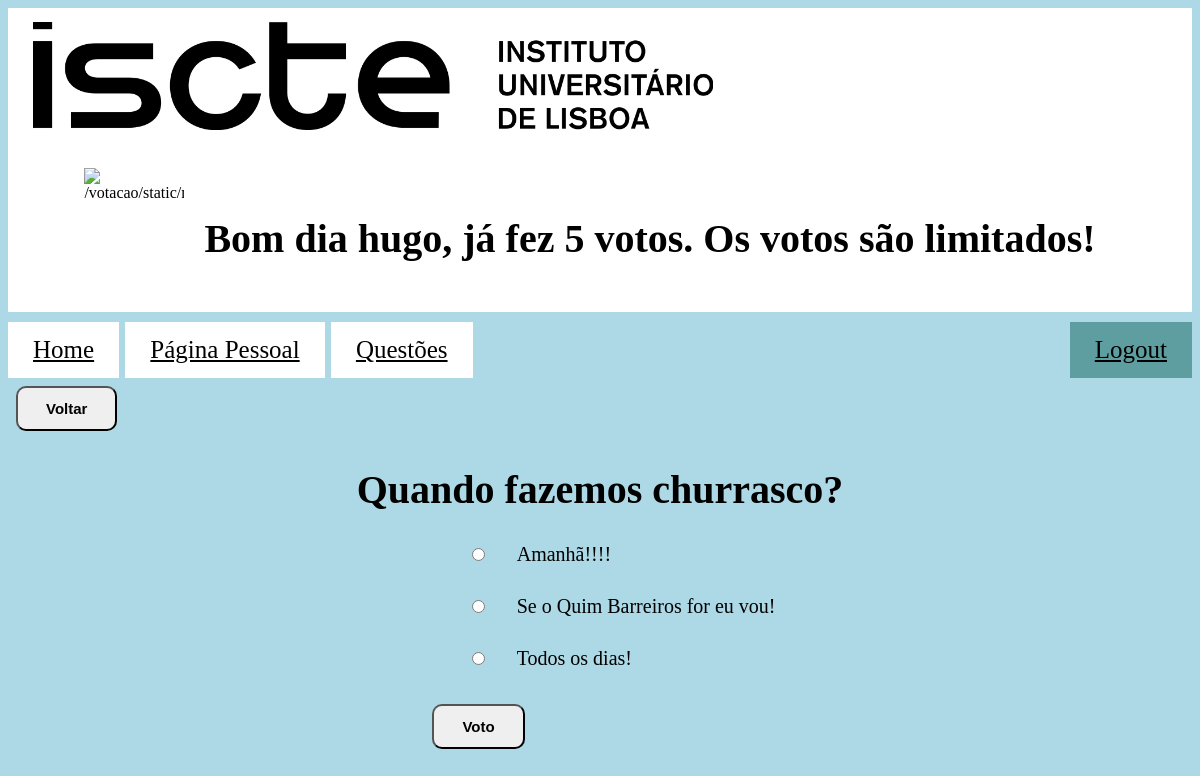
The app's page /votacao/3 (signed in) with its own data.
### votacao/models.py (models this page shows, shortened)
class Questao(models.Model):
    questao_texto = models.CharField(max_length=200)
    pub_data = models.DateTimeField('data de publicacao')

class Opcao(models.Model):
    questao = models.ForeignKey(Questao, on_delete=models.CASCADE)
    opcao_texto = models.CharField(max_length=200)
    votos = models.IntegerField(default=0)

### votacao/views.py (the view)
# urls.py: path('<int:questao_id>', views.detalhe, name='detalhe'),
@login_required(login_url='/votacao/')
def detalhe(request, questao_id):
    questao = get_object_or_404(Questao, pk=questao_id)
    aluno = Aluno.objects.get(user_id=request.user.id)
    resultado = aluno.grupo + 10 - aluno.votos
    context = {
        'aluno': aluno,
        "resultado": resultado,
        "questao": questao}
    return render(request, 'votacao/detalhe.html', context)

### votacao/templates/votacao/detalhe.html (shortened to what this page needs)
{% extends "votacao/index.html" %}
{% block navegacao %}
<a href="{% url 'votacao:index' %}">Home</a>
{% endblock %}
{% block conteudo %}
<h1>{{ questao.questao_texto }}</h1>
<form action="{% url 'votacao:voto' questao.id %}" method="post">
    {% for opcao in questao.opcao_set.all %}
        <p style="text-align: left">
             <input type="radio" name="opcao" id="opcao{{ forloop.counter }}" value="{{ opcao.id }}" />
            <label for="opcao{{ forloop.counter }}">{{ opcao.opcao_texto }}</label>
        </p>
        <br>
    {% endfor %}
    {% if not user.is_superuser %}
        <input type="submit" value="Voto" />
    {% endif %}
</form>
{% endblock %}

### votacao/templates/votacao/index.html (shortened to what this page needs)
<!DOCTYPE html>
<html lang="en">
<head>
    {% load static %}
    <link rel="stylesheet" type="text/css" href="{% static 'votacao/css/styles.css' %}">
</head>
<header>
    <a href="https://www.iscte-iul.pt/">
        {% load static %}
        <img class="logo" src="{% static 'votacao/images/iscte.gif' %}" alt="image not found"
             title="https://www.iscte-iul.pt/">
    </a>
    <div class="container">
        {% if user.is_authenticated %}
        <h1>Bom dia
            <span id="username" onclick="showProfilePic()">{{request.user.username}}</span>,
            {% if not request.user.is_superuser %}
            {% if resultado == 1 %}
            já fez {{resultado}} voto. Os votos são limitados!
            {% elif resultado == 0 %}
            ainda não fez nenhum voto. Os votos são limitados!
            {% else %}
            já fez {{resultado}} votos. Os votos são limitados!
            {% endif %}
            {% endif %}
        </h1>
        {% if not request.user.is_superuser %}
        {% with aluno.avatar|truncatewords:7 as data %}
        {% if data == "default" or request.path == "/votacao/" or request.path == "/votacao/registo/"%}
        {% load static %}
        {% else %}
        <img id="aluno.avatar" src="{{aluno.avatar}}" alt="{{aluno.avatar}}" height="100" width="100"
             style="visibility: visible;" ondblclick="hideProfilePic()">
        {% endif %}
        {% endwith %}
        {% endif %}
    </div>
    {% else %}
    <div>
        <h1>
            O utilizador não está logado
        </h1>
    </div>
    {% endif %}
</header>
<body>
<nav>
    <div>
        {% block navegacao %}
        {% endblock %}
        {% if request.path != "/votacao/" and request.path != "/votacao/registo/" %}
        <a href="{% url 'votacao:paginapessoal' %}"> Página Pessoal</a>
        <a href="{% url 'votacao:index' %}">Questões</a>
        <a style="float:right; background-color:cadetblue" href="{% url 'votacao:logout' %}"> Logout</a>
        {% endif %}
        {% if request.path != "/votacao/main/" and request.path != "/votacao/" %}
        <p>
            <input type=button value="Voltar" onClick="javascript:history.go(-1);">
        </p>
        {% endif %}
    </div>
</nav>
{% block conteudo %}{% endblock %}
        {% load static %}
</body>
</html>

### votacao/static/votacao/css/styles.css (style rules this page uses)
.logo { width: 60%; display: block; aspect-ratio: initial; align: center; margin-left: initial; }
header { background-color: white; display: block; }
body { background-color:lightblue; text-align:center; }
nav { font-size: 25px; text-align: left; background: lightblue; margin-top: 10px; }
h1 { font-size: 40px; }
label { display: table-cell; text-align: left; }
p { display: table-row }
form { font-size:20px; display: table; margin: auto; alignment: center; }
input, select, textarea { border-radius:10px; aligment:left; width: 100%; padding: 12px 20px; margin: 8px; box-sizing: border-box; font-weight: bold; font-size: 15px; display: inline-block; }
a:link, a:visited { background-color: white; color: black; padding: 14px 25px; text-align: center; display: inline-block; }
.container { margin-top: 20px; display: inline-block; }
.container h1 { padding: 20px 20px 20px 20px; float: right; }
.container img { float: left; }

### records on screen
Questao: questao_texto "Quando fazemos churrasco?"
Opcao: opcao_texto "Amanhã!!!!"
Opcao: opcao_texto "Se o Quim Barreiros for eu vou!"
Opcao: opcao_texto "Todos os dias!"

### other values on screen
{{ request.user.username }} "hugo"
{{ resultado }} "5"
